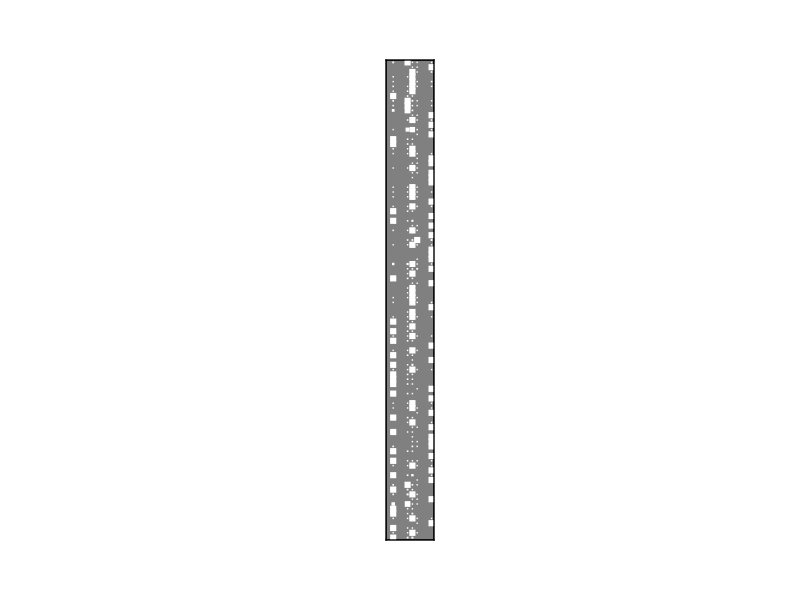

Generate this figure with Python:
import numpy
numpy.random.seed(1)
p0 = [0.1, 0.9, 0.1, 0.9, 0.1, 0.9, 0.1, 0.9, 0.1, 0.9]
p1 = [0.1, 0.1, 0.1, 0.1, 0.1, 0.9, 0.9, 0.9, 0.9, 0.9]
p2 = [0.9, 0.9, 0.9, 0.9, 0.9, 0.1, 0.1, 0.1, 0.1, 0.1]
import numpy as np
p = np.array([p0, p1, p2])
from bayespy.utils import random
z = random.categorical([1/3, 1/3, 1/3], size=100)
x = random.bernoulli(p[z])
N = 100
D = 10
K = 10
from bayespy.nodes import Categorical, Dirichlet
R = Dirichlet(K*[1e-5],
              name='R')
Z = Categorical(R,
                plates=(N,1),
                name='Z')
from bayespy.nodes import Beta
P = Beta([0.5, 0.5],
         plates=(D,K),
         name='P')
from bayespy.nodes import Mixture, Bernoulli
X = Mixture(Z, Bernoulli, P)
from bayespy.inference import VB
Q = VB(Z, R, X, P)
P.initialize_from_random()
X.observe(x)
Q.update(repeat=1000)
import bayespy.plot as bpplt
bpplt.hinton(Z)
bpplt.pyplot.show()
